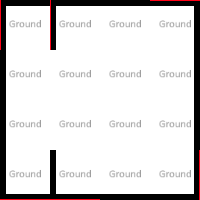

This is a level from a 2D game, rendered from its Tiled map with the project's own tilesets. A one-line summary and the complete map file follow:
An orthogonal 4x4 tile map with 50x50 px tiles, 2 tile layers (Ground, Walls), 1 hidden layer not drawn, 2 tilesets and 21 objects (4x /Base/Button, 3deng, 2civil, 1ext, 4inond, ...).

<map version="1.5" tiledversion="1.7.2" orientation="orthogonal" renderorder="left-up" compressionlevel="0" width="4" height="4" tilewidth="50" tileheight="50" infinite="0" nextlayerid="39" nextobjectid="135">
 <properties>
  <property name="NoAgents" type="bool" value="false" />
  <property name="NoSpawning" type="bool" value="false" />
 </properties>
 <tileset firstgid="1" source="../../_Tiled/Master.tsx" />
 <tileset firstgid="34" source="../../_Tiled/Deco.tsx" />
 <group id="5" name="Floor 0">
  <properties>
   <property name="Height" type="float" value="2.5" />
   <property name="Skybox" value="/Skybox/AllSky_Space_AnotherPlanet" />
  </properties>
  <layer id="1" name="Ground" width="4" height="4">
   <properties>
    <property name="Materials" value="[ground]" />
    <property name="Walkable" type="bool" value="true" />
   </properties>
   <data encoding="csv">
4,4,4,4,
4,4,4,4,
4,4,4,4,
4,4,4,4
</data>
  </layer>
  <layer id="28" name="Ceiling" width="4" height="4" visible="0">
   <properties>
    <property name="AtCeiling" type="bool" value="true" />
    <property name="Materials" value="[ceiling]" />
   </properties>
   <data encoding="csv">
3,3,3,3,
3,3,3,3,
3,3,3,3,
3,3,3,3
</data>
  </layer>
  <objectgroup id="4" name="Transitions">
   <object id="70" gid="8" x="50" y="50" width="50" height="50" rotation="180">
    <properties>
     <property name="MazeTransitions" type="int" value="0" />
     <property name="OneWay" type="bool" value="true" />
     <property name="TargetZone" value="TransitionLevel1Level4" />
    </properties>
   </object>
  </objectgroup>
  <layer id="3" name="Walls" width="4" height="4">
   <properties>
    <property name="ConnectToCeiling" type="bool" value="true" />
    <property name="Materials" value="[mainWalls]" />
   </properties>
   <data encoding="csv">
2684354566,2684354566,1073741829,3221225478,
2684354565,0,0,1610612741,
3758096389,0,0,1610612741,
6,6,5,1610612742
</data>
  </layer>
  <objectgroup id="37" name="Enigmes">
   <object id="105" type="3deng" gid="40" x="50" y="200" width="50" height="50">
    <properties>
     <property name="Offset" value="0.4;0;0.05" />
     <property name="Rotate" value="180;180;180" />
     <property name="Scale" value="0.3" />
     <property name="Y" type="int" value="2" />
    </properties>
   </object>
   <object id="106" type="2civil" gid="40" x="150" y="50" width="50" height="50">
    <properties>
     <property name="Offset" value="0.2;0;0.4" />
     <property name="Rotate" value="180;180;0" />
     <property name="Scale" value="0.3" />
     <property name="Y" type="int" value="2" />
    </properties>
   </object>
   <object id="107" type="1ext" gid="40" x="50" y="50" width="50" height="50">
    <properties>
     <property name="Offset" value="0.4;0;0.4" />
     <property name="Rotate" value="180;180;0" />
     <property name="Scale" value="0.3" />
     <property name="Y" type="int" value="2" />
    </properties>
   </object>
   <object id="108" type="4inond" gid="40" x="150" y="200" width="50" height="50">
    <properties>
     <property name="Offset" value="0.2;0;0.05" />
     <property name="Rotate" value="180;180;180" />
     <property name="Scale" value="0.3" />
     <property name="Y" type="int" value="2" />
    </properties>
   </object>
   <object id="110" type="TabletteLevel1-3" gid="40" x="100" y="150" width="50" height="50">
    <properties>
     <property name="Rotate" value="0.05,0,0" />
     <property name="Scale" value="0.5,0.5,0.5" />
     <property name="Y" type="int" value="2" />
    </properties>
   </object>
   <object id="125" type="TabletteLevel1-2" gid="40" x="100" y="100" width="50" height="50">
    <properties>
     <property name="Offset" value="0.05,0,0" />
     <property name="Scale" value="0.5,0.5,0.5" />
     <property name="Y" type="int" value="2" />
    </properties>
   </object>
   <object id="126" type="TabletteLevel1-4" gid="40" x="100" y="150" width="50" height="50">
    <properties>
     <property name="Offset" value="-0.05,0,0" />
     <property name="Scale" value="0.5,0.5,0.5" />
     <property name="Y" type="int" value="2" />
    </properties>
   </object>
   <object id="127" type="TabletteLevel1-1" gid="40" x="100" y="100" width="50" height="50">
    <properties>
     <property name="Offset" value="-0.05,0,0" />
     <property name="Scale" value="0.5,0.5,0.5" />
     <property name="Y" type="int" value="2" />
    </properties>
   </object>
   <object id="129" type="2020" gid="40" x="150" y="100" width="50" height="50">
    <properties>
     <property name="Offset" value="0.45,0.5,0.7" />
     <property name="Rotate" value="0,-90,0" />
     <property name="Y" type="int" value="2" />
    </properties>
   </object>
   <object id="130" type="2089" gid="40" x="150" y="100" width="50" height="50">
    <properties>
     <property name="Offset" value="0.45,1.8,0.4" />
     <property name="Rotate" value="0,-90,0" />
    </properties>
   </object>
   <object id="131" type="2094" gid="40" x="150" y="150" width="50" height="50">
    <properties>
     <property name="Offset" value="0.45,1.5,0.7" />
     <property name="Rotate" value="0,-90,0" />
    </properties>
   </object>
   <object id="132" type="2103" gid="40" x="150" y="150" width="50" height="50">
    <properties>
     <property name="Offset" value="0.45,1.8,0.4" />
     <property name="Rotate" value="0,-90,0" />
    </properties>
   </object>
   <object id="133" type="TableDeReu" gid="40" x="50" y="150" width="50" height="50">
    <properties>
     <property name="Offset" value="0.4,0,0.5" />
     <property name="Rotate" value="-90,0,0" />
     <property name="Scale" value="0.07,0.1,0.07" />
    </properties>
   </object>
  </objectgroup>
  <objectgroup id="35" name="Boutons">
   <object id="95" type="/Base/Door" gid="13" x="50" y="100" width="50" height="50" rotation="90">
    <properties>
     <property name="Variable" value="combo-laser" />
    </properties>
   </object>
   <object id="96" type="/Base/Button" gid="14" x="50" y="200" width="50" height="50">
    <properties>
     <property name="Variable" value="combo-laser-three" />
     <property name="Y" type="float" value="1" />
    </properties>
   </object>
   <object id="98" type="/Base/Button" gid="14" x="150" y="200" width="50" height="50">
    <properties>
     <property name="Variable" value="combo-laser-one" />
     <property name="Y" type="float" value="1" />
    </properties>
   </object>
   <object id="99" type="/Base/Button" gid="14" x="200" y="0" width="50" height="50" rotation="-180">
    <properties>
     <property name="Variable" value="combo-laser-two" />
     <property name="Y" type="float" value="1" />
    </properties>
   </object>
   <object id="100" type="/Base/Button" gid="14" x="100" y="0" width="50" height="50" rotation="-180">
    <properties>
     <property name="Variable" value="combo-laser-four" />
     <property name="Y" type="float" value="1" />
    </properties>
   </object>
   <object id="121" gid="13" x="50" y="50" width="50" height="50" rotation="90">
    <properties>
     <property name="Variable" value="combo-laser" />
    </properties>
   </object>
   <object id="134" type="ButtonSoundPlayer" gid="42" x="98.7389" y="55.6308" width="50" height="50" />
  </objectgroup>
 </group>
</map>
